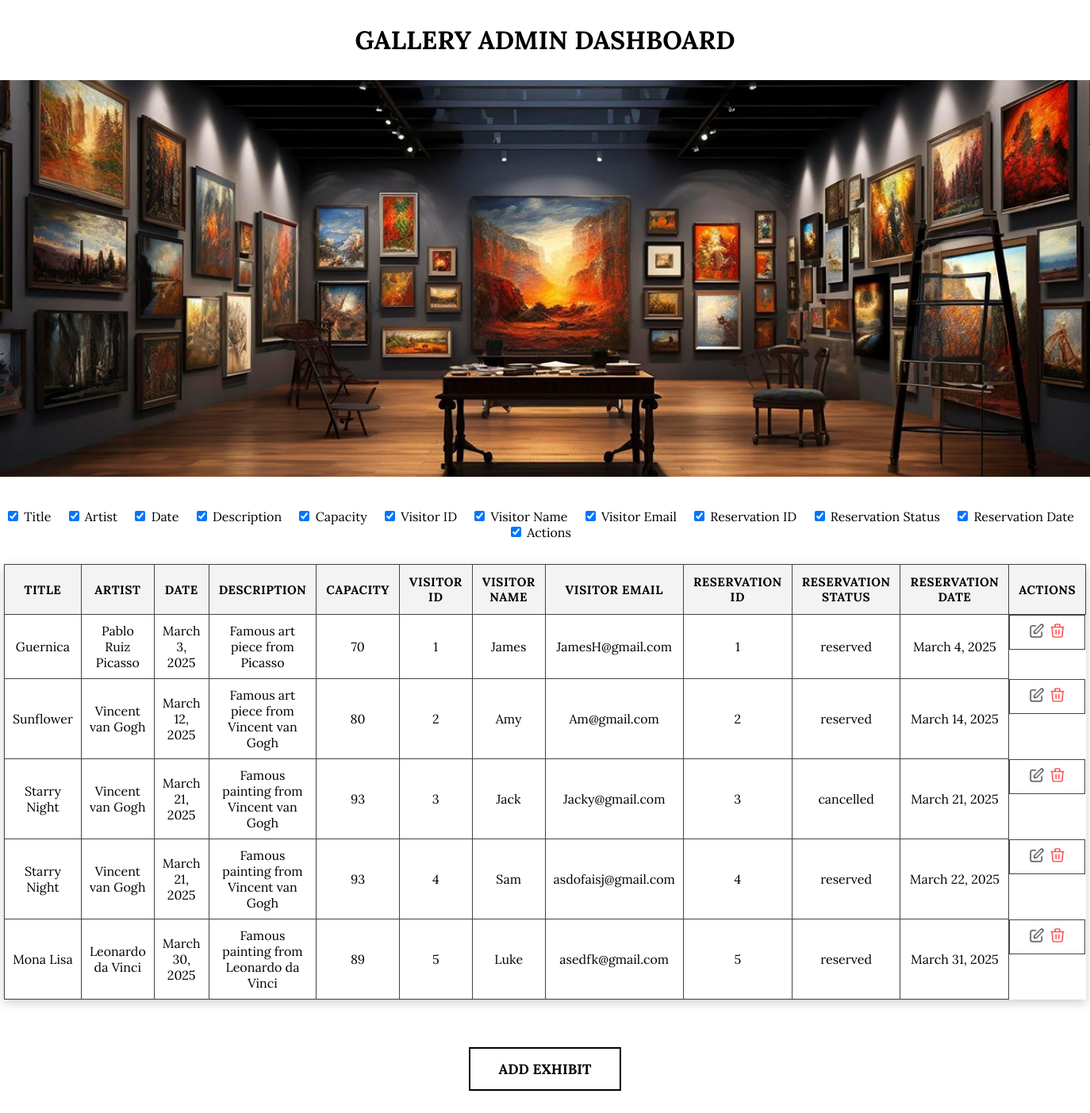
Screenshot of /exhibits/ with the database file from the repository.
### hello/models.py (models this page shows, shortened)
class Exhibits(models.Model):
    artist = models.ForeignKey('Artists', on_delete=models.CASCADE)
    title = models.CharField(max_length=255)
    date = models.DateField()
    description = models.TextField()
    capacity = models.IntegerField()

class Artists(models.Model):
    name = models.CharField(max_length=255)
    country = models.CharField(max_length=255)

class Reservations(models.Model):
    visitor = models.ForeignKey('Visitors', on_delete=models.CASCADE)
    exhibit = models.ForeignKey('Exhibits', on_delete=models.CASCADE, related_name='reservations')
    reserve_date = models.DateField()
    status = models.CharField(max_length=20)

class Visitors(models.Model):
    name = models.CharField(max_length=100)
    email = models.CharField(max_length=100)

### hello/views.py (the view)
# urls.py: path('exhibits/', views.exhibit_list, name='exhibit_list'),
def exhibit_list(request):
    print('begin exhibit list')
    exhibits = Exhibits.objects.select_related('artist').prefetch_related('reservations__visitor').all()
    for exhibit in exhibits:
        print(f"Exhibit: {exhibit.title}")
        for res in exhibit.reservations.all():
            print(f"   Reservation: Visitor {res.visitor.name}, Status: {res.status}")
    return render(request, 'exhibits/list.html', {'exhibits': exhibits})

### hello/templates/exhibits/list.html (shortened to what this page needs)
{% load static %}
<!DOCTYPE html>
<html lang="en">
<head>
    <link rel="stylesheet" href="{% static 'css/list.css' %}">
</head>
<body>
<div class="dashboard-title-wrapper">
    <h1 class="dashboard-title">GALLERY ADMIN DASHBOARD</h1>
</div>
<div class="gallery-bg">
    <img src="{% static 'img/AI_generated_image.png' %}" alt="Gallery Image">
</div>
<div class="column-toggle-controls">
    <label><input type="checkbox" checked onchange="toggleColumn('title_col')"> Title</label>
    <label><input type="checkbox" checked onchange="toggleColumn('artist_col')"> Artist</label>
    <label><input type="checkbox" checked onchange="toggleColumn('date_col')"> Date</label>
    <label><input type="checkbox" checked onchange="toggleColumn('description_col')"> Description</label>
    <label><input type="checkbox" checked onchange="toggleColumn('capacity_col')"> Capacity</label>
    <label><input type="checkbox" checked onchange="toggleColumn('visitor_id_col')"> Visitor ID</label>
    <label><input type="checkbox" checked onchange="toggleColumn('visitor_name_col')"> Visitor Name</label>
    <label><input type="checkbox" checked onchange="toggleColumn('visitor_email_col')"> Visitor Email</label>
    <label><input type="checkbox" checked onchange="toggleColumn('reservation_id_col')"> Reservation ID</label>
    <label><input type="checkbox" checked onchange="toggleColumn('status_col')"> Reservation Status</label>
    <label><input type="checkbox" checked onchange="toggleColumn('reserve_date_col')"> Reservation Date</label>
    <label><input type="checkbox" checked onchange="toggleColumn('actions_col')"> Actions</label>
</div>
<table>
    <thead>
        <tr>
            <th class="title_col">TITLE</th>
            <th class="artist_col">ARTIST</th>
            <th class="date_col">DATE</th>
            <th class="description_col">DESCRIPTION</th>
            <th class="capacity_col">CAPACITY</th>
            <th class="visitor_id_col">VISITOR ID</th>
            <th class="visitor_name_col">VISITOR NAME</th>
            <th class="visitor_email_col">VISITOR EMAIL</th>
            <th class="reservation_id_col">RESERVATION ID</th>
            <th class="status_col">RESERVATION STATUS</th>
            <th class="reserve_date_col">RESERVATION DATE</th>
            <th class="actions_col">ACTIONS</th>
        </tr>
    </thead>
    <tbody>
        {% for exhibit in exhibits %}
            {% with exhibit.reservations.all as reservations %}
                {% if reservations|length > 0 %}
                    {% for reservation in reservations %}
                        <tr>
                            <td class="title_col">{{ exhibit.title }}</td>
                            <td class="artist_col">{{ exhibit.artist.name }}</td>
                            <td class="date_col">{{ exhibit.date }}</td>
                            <td class="description_col">{{ exhibit.description }}</td>
                            <td class="capacity_col">{{ exhibit.capacity }}</td>
                            <td class="visitor_id_col">{{ reservation.visitor.id }}</td>
                            <td class="visitor_name_col">{{ reservation.visitor.name }}</td>
                            <td class="visitor_email_col">{{ reservation.visitor.email }}</td>
                            <td class="reservation_id_col">{{ reservation.id }}</td>
                            <td class="status_col">{{ reservation.status }}</td>
                            <td class="reserve_date_col">{{ reservation.reserve_date }}</td>
                            <td class="actions_col action-icons">
                                <a href="{% url 'exhibit_update' exhibit.pk %}">
                                    <img src="{% static 'img/Icon.png' %}" alt="Edit" />
                                </a>
                                <a href="{% url 'exhibit_delete' exhibit.pk %}" onclick="return confirm('Are you sure?');">
                                    <img src="{% static 'img/Icon-1.png' %}" alt="Delete" />
                                </a>
                            </td>
                        </tr>
                    {% endfor %}
                {% endif %}
            {% endwith %}
        {% endfor %}
    </tbody>
</table>
<div class="add-exhibit-wrapper">
    <a href="{% url 'exhibit_create' %}" class="add-exhibit">ADD EXHIBIT</a>
</div>
</body>
</html>

### static/css/list.css (style rules this page uses)
body { font-family: 'Lora', serif; margin: 0; padding: 0; text-align: center; background: white; color: #000; }
.dashboard-title-wrapper { background-color: rgba(255, 255, 255, 0.9); padding: 30px 20px; margin-bottom: 0; text-align: center; box-shadow: 0 4px 12px rgba(0,0,0,0.2); }
.dashboard-title { font-size: 4vh; font-weight: bold; color: #000; margin: 0; }
.add-exhibit-wrapper { text-align: center; margin: 60px 0 100px 0; }
.gallery-bg img { width: 100%; height: auto; display: block; margin: 0 auto 40px auto; max-height: 500px; object-fit: cover; }
table { width: 90%; margin: 0 auto; border-collapse: collapse; font-size: 1em; background-color: rgba(255, 255, 255, 0.95); box-shadow: 0 4px 12px rgba(0,0,0,0.2); }
th { text-transform: uppercase; font-weight: bold; font-size: 0.95em; letter-spacing: 0.5px; padding: 12px; background-color: #f3f3f3; }
td { padding: 10px; }
th, td { border: 1px solid #444; text-align: center; }
.action-icons { display: flex; justify-content: center; align-items: center; gap: 8px; }
.action-icons a { display: inline-block; }
.action-icons img { width: 18px; height: 18px; cursor: pointer; }
.add-exhibit { display: inline-block; background-color: white; color: black; padding: 14px 36px; font-weight: bold; border: 2px solid black; text-decoration: none; font-size: 1.1em; transition: all 0.3s ease; }

### hello/templates/exhibits/list.html (style rules this page uses)
.column-toggle-controls { text-align: center; margin: 30px auto; }
.column-toggle-controls label { margin-right: 14px; display: inline-block; }

### rows the page displays
Exhibits: title "Guernica", artist.name "Pablo Ruiz Picasso", date "March 3, 2025", description "Famous art piece from Picasso", capacity "70"
Reservations: visitor.id "1", visitor.name "James", visitor.email "JamesH@gmail.com", id "1", status "reserved", reserve_date "March 4, 2025"
Exhibits: title "Sunflower", artist.name "Vincent van Gogh", date "March 12, 2025", description "Famous art piece from Vincent van Gogh", capacity "80"
Reservations: visitor.id "2", visitor.name "Amy", visitor.email "Am@gmail.com", id "2", status "reserved", reserve_date "March 14, 2025"
Exhibits: title "Starry Night", artist.name "Vincent van Gogh", date "March 21, 2025", description "Famous painting from Vincent van Gogh", capacity "93"
Reservations: visitor.id "3", visitor.name "Jack", visitor.email "Jacky@gmail.com", id "3", status "cancelled", reserve_date "March 21, 2025"
Reservations: visitor.id "4", visitor.name "Sam", visitor.email "asdofaisj@gmail.com", id "4", status "reserved", reserve_date "March 22, 2025"
Exhibits: title "Mona Lisa", artist.name "Leonardo da Vinci", date "March 30, 2025", description "Famous painting from Leonardo da Vinci", capacity "89"
Reservations: visitor.id "5", visitor.name "Luke", visitor.email "asedfk@gmail.com", id "5", status "reserved", reserve_date "March 31, 2025"
